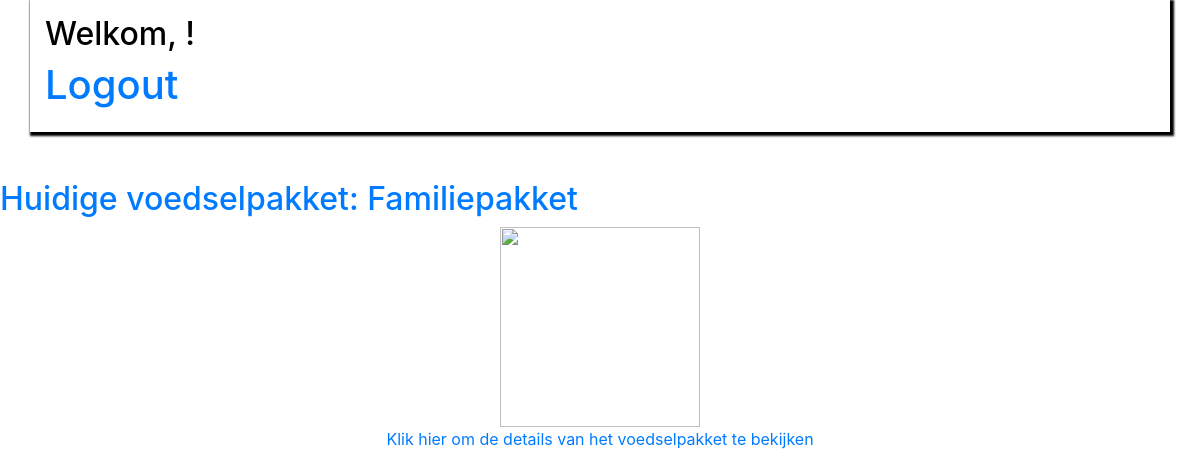
Page /indexcontents.php on the earlier database version.
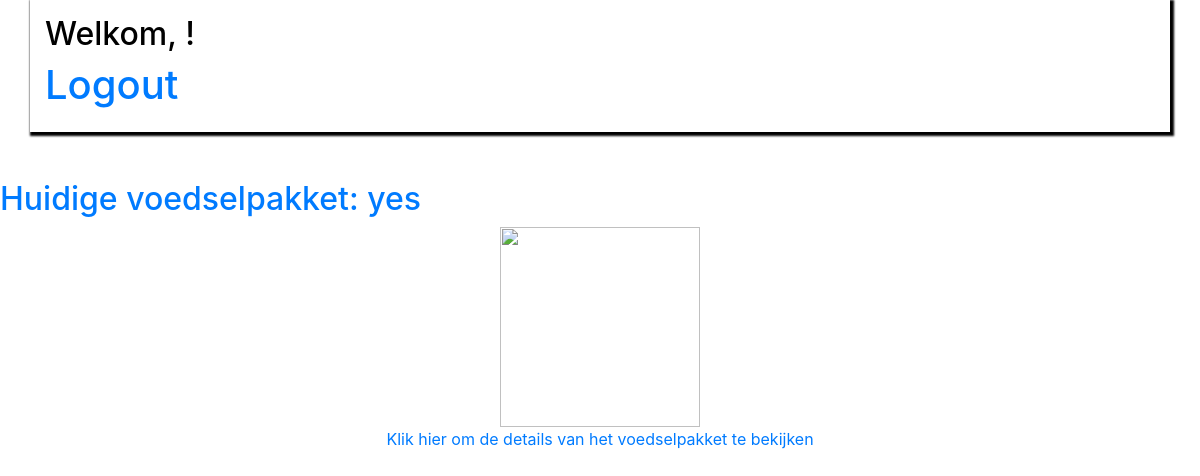
Same page on the later database version.
### tables this page shows
CREATE TABLE `voedselpakket` (
  `id` int(11) NOT NULL,
  `naam` varchar(255) NOT NULL,
  `producten` varchar(255) NOT NULL,
  `aantal_pakketten` int(11) NOT NULL,
  `samenstellingsdatum` date NOT NULL DEFAULT '0000-00-00',
  `ophaaldatum` date NOT NULL DEFAULT '0000-00-00'
);

### indexcontents.php (the view, shortened to what this page needs)
<link href="https://stackpath.bootstrapcdn.com/bootstrap/4.5.0/css/bootstrap.min.css" rel="stylesheet">
<div style="color: black; box-shadow: 2px 2px 2px 2px; padding: 15px;" class="container">
    <h2>Welkom, <?php echo $_SESSION['user_name']; ?>!</h2>
    <a href="logout.php"><h1>Logout</h1></a>
</div>
<?php
include "config.php";
try {
    $stmt = $conn->prepare("SELECT * FROM voedselpakket ORDER BY id DESC LIMIT 1");
    $stmt->execute();
    $package = $stmt->fetch();
    if ($package) {
        $packageId = $package['id'];
        $packageName = $package['naam'];
        echo '<a href="food_package_details.php?package_id=' . $packageId . '">';
        echo '<h2>Huidige voedselpakket: ' . $packageName . '</h2>';
        echo '<div style="text-align: center;">';
        echo '<img src="https://cdn.pixabay.com/photo/2012/04/24/16/17/box-40302_960_720.png" width="200px" style="cursor: pointer;">';
        echo '<p>Klik hier om de details van het voedselpakket te bekijken</p>';
        echo '</div>';
        echo '</a>';
    } else {
        echo '<p>Er is momenteel geen voedselpakket beschikbaar.</p>';
    }
} catch (PDOException $e) {
    echo '<p>Fout bij het ophalen van het voedselpakket: ' . $e->getMessage() . '</p>';
}
?>

Differences in the rows shown:
no longer on this page (row unchanged): voedselpakket: naam "Familiepakket"
added voedselpakket: naam "yes"
